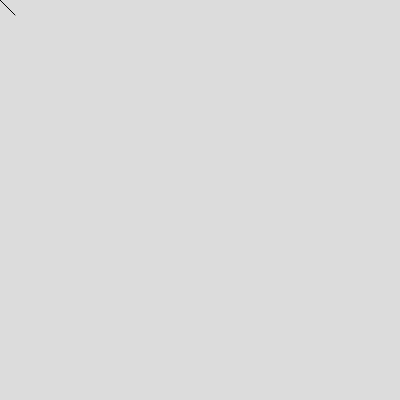
Frame 1 (no input)
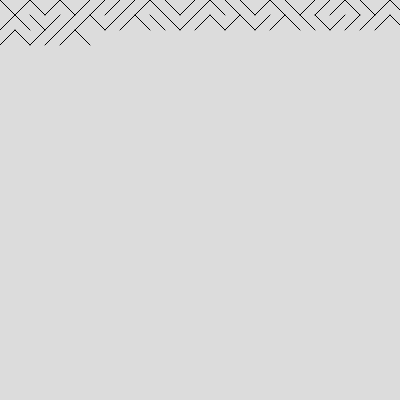
Frame 60 (no input)
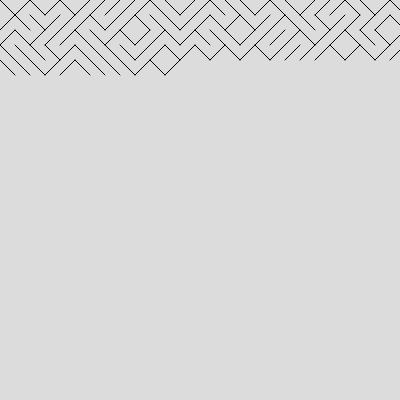
Frame 120 (the mouse pressed at the canvas centre since frame 60)

The p5.js sketch that drew these frames (run headless with seeded random() and noise() and a simulated clock; from frame 60 on, the mouse is pressed at the canvas centre):

// p5.js sketch
// ── sketch.js
let x,y, size, choice;

function setup() {
  createCanvas(400, 400);
  x=0;
  y=0;
  size = 15;
  background(220);
}

function draw() {
  

  //pick a random number between 0 and 1
  choice = random(0,1);
  // if less than 0.5, draw "/", else draw "\"
  if(choice<0.5) {
    line(x+size,y,x,y+size);
  } else {
    line(x,y,x+size, y+size);
  }

  //move the point to the right
  x=x+size;

  //if it walks off the screen, x=0, y=y+size
  if(x>width) {
    x=0;
    y=y+size;
  }


}
